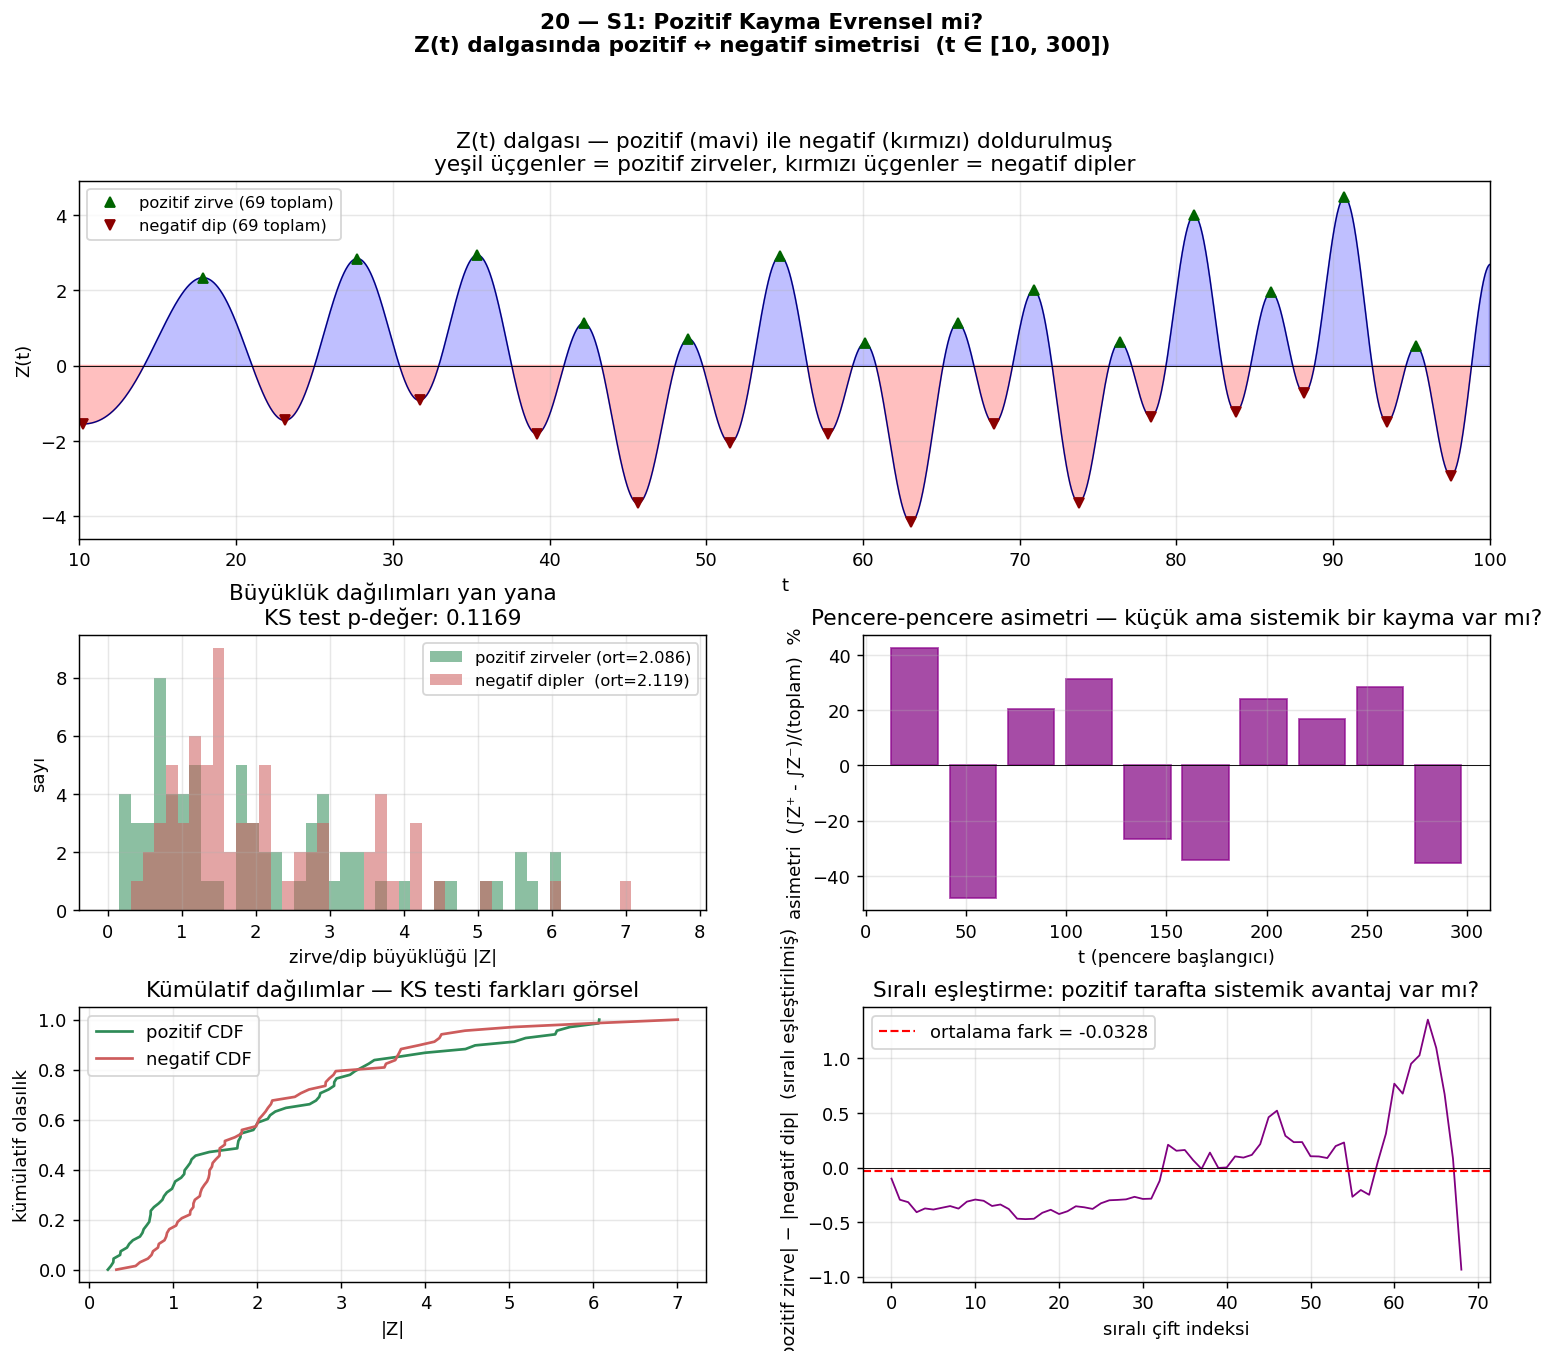

Python code for this plot:
"""
20 — Pozitif Kayma Evrensel mi? (S1)
========================================

Uğur'un sezgisi: "+1 kısmına kayış her yerde var. her sayı biçiminde
doğanın bir yönü var."

Test: Z(t) dalgasında pozitif zirveler ile negatif dipler
  - Aynı sayıda mı?
  - Aynı büyüklükte mi?
  - Dağılımları özdeş mi?

Beklenti: fonksiyonel denklem ξ(s)=ξ(1-s) simetri zorlar.
Eğer doğanın yönü gerçekten varsa, küçük ama sistemik bir asimetri olmalı.
"""

import numpy as np
import matplotlib.pyplot as plt
from pathlib import Path
import mpmath as mp
from scipy.signal import find_peaks
from scipy.stats import ks_2samp

mp.mp.dps = 25

# ============================================================
# Z(t) için geniş hesap
# ============================================================
t_lo, t_hi = 10.0, 300.0   # geniş pencere
N = 12000                  # çözünürlük ~0.024
t_grid = np.linspace(t_lo, t_hi, N)

print(f"Z(t) hesaplanıyor: t ∈ [{t_lo}, {t_hi}], {N} nokta (~2 dakika)...")
Z = np.zeros(N)
for i in range(N):
    Z[i] = float(mp.siegelz(t_grid[i]))
    if i % 1000 == 0:
        print(f"  i={i}/{N}, t={t_grid[i]:.1f}")
print(f"Z aralığı: [{Z.min():+.3f}, {Z.max():+.3f}]")

# ============================================================
# Pozitif zirveler ve negatif dipler
# ============================================================
peaks_pos, _ = find_peaks(Z, distance=3, height=0)        # lokal max ve Z>0
peaks_neg, _ = find_peaks(-Z, distance=3, height=0)       # lokal min ve Z<0

pos_heights = Z[peaks_pos]
neg_depths  = -Z[peaks_neg]    # pozitif değerler (büyüklük)

print(f"\nPozitif zirve sayısı: {len(pos_heights)}")
print(f"Negatif dip sayısı:   {len(neg_depths)}")
print(f"\nPozitif zirve istatistik:  ort={pos_heights.mean():.4f}, std={pos_heights.std():.4f}, max={pos_heights.max():.4f}")
print(f"Negatif dip istatistik:    ort={neg_depths.mean():.4f}, std={neg_depths.std():.4f}, max={neg_depths.max():.4f}")
print(f"\nFARK (pozitif - negatif): ort={pos_heights.mean()-neg_depths.mean():+.4f}")

# Kolmogorov-Smirnov: iki dağılım özdeş mi?
ks_stat, p_value = ks_2samp(pos_heights, neg_depths)
print(f"\nKS testi: stat={ks_stat:.4f}, p-değer={p_value:.4f}")
if p_value < 0.05:
    print("  → DAĞILIMLAR FARKLI (anlamlı asimetri)")
else:
    print("  → DAĞILIMLAR ÖZDEŞ (asimetri yok)")

# Toplam pozitif alan vs negatif alan
pos_area = np.trapz(np.maximum(Z, 0), t_grid)
neg_area = np.trapz(np.maximum(-Z, 0), t_grid)
print(f"\nToplam pozitif alan (∫Z⁺ dt): {pos_area:.3f}")
print(f"Toplam negatif alan (∫Z⁻ dt): {neg_area:.3f}")
print(f"Fark / toplam: {(pos_area - neg_area)/(pos_area + neg_area)*100:+.3f}%")

# Pencerelere böl, lokal asimetri var mı bak
n_windows = 10
window_size = (t_hi - t_lo) / n_windows
window_asymmetries = []
for i in range(n_windows):
    t_start = t_lo + i * window_size
    t_end = t_start + window_size
    mask = (t_grid >= t_start) & (t_grid < t_end)
    Zw = Z[mask]
    pa = np.trapz(np.maximum(Zw, 0), t_grid[mask])
    na = np.trapz(np.maximum(-Zw, 0), t_grid[mask])
    asym = (pa - na) / (pa + na) if (pa + na) > 0 else 0
    window_asymmetries.append((t_start, asym))
    print(f"  Pencere [{t_start:.0f}, {t_end:.0f}]: asimetri = {asym*100:+.2f}%")

# ============================================================
# Plot
# ============================================================
fig = plt.figure(figsize=(14, 11))
gs = fig.add_gridspec(3, 2, height_ratios=[1.3, 1, 1], hspace=0.32, wspace=0.25)

# (1) Z(t) parça — gösterim
ax = fig.add_subplot(gs[0, :])
mask_show = (t_grid >= 10) & (t_grid <= 100)
ax.plot(t_grid[mask_show], Z[mask_show], color="navy", lw=0.8)
ax.fill_between(t_grid[mask_show], Z[mask_show], 0,
                where=(Z[mask_show] > 0), alpha=0.25, color="blue")
ax.fill_between(t_grid[mask_show], Z[mask_show], 0,
                where=(Z[mask_show] < 0), alpha=0.25, color="red")
ax.axhline(0, color="black", lw=0.5)
# zirveleri işaretle
mask_peaks_pos = t_grid[peaks_pos] < 100
mask_peaks_neg = t_grid[peaks_neg] < 100
ax.plot(t_grid[peaks_pos][mask_peaks_pos], pos_heights[mask_peaks_pos],
        "^", ms=6, color="darkgreen", label=f"pozitif zirve ({len(pos_heights)} toplam)")
ax.plot(t_grid[peaks_neg][mask_peaks_neg], -neg_depths[mask_peaks_neg],
        "v", ms=6, color="darkred", label=f"negatif dip ({len(neg_depths)} toplam)")
ax.set_xlim(10, 100)
ax.set_xlabel("t")
ax.set_ylabel("Z(t)")
ax.set_title(f"Z(t) dalgası — pozitif (mavi) ile negatif (kırmızı) doldurulmuş\n"
             f"yeşil üçgenler = pozitif zirveler, kırmızı üçgenler = negatif dipler")
ax.legend(fontsize=9)
ax.grid(alpha=0.3)

# (2) Pozitif vs negatif büyüklük dağılımları
ax = fig.add_subplot(gs[1, 0])
bins = np.linspace(0, max(pos_heights.max(), neg_depths.max())*1.1, 50)
ax.hist(pos_heights, bins=bins, alpha=0.55, color="seagreen",
        label=f"pozitif zirveler (ort={pos_heights.mean():.3f})")
ax.hist(neg_depths, bins=bins, alpha=0.55, color="indianred",
        label=f"negatif dipler  (ort={neg_depths.mean():.3f})")
ax.set_xlabel("zirve/dip büyüklüğü |Z|")
ax.set_ylabel("sayı")
ax.set_title(f"Büyüklük dağılımları yan yana\nKS test p-değer: {p_value:.4f}")
ax.legend(fontsize=9)
ax.grid(alpha=0.3)

# (3) Pencere-pencere asimetri
ax = fig.add_subplot(gs[1, 1])
ws, asyms = zip(*window_asymmetries)
ax.bar(np.array(ws) + window_size/2, [a*100 for a in asyms],
       width=window_size*0.8, color="purple", alpha=0.7, edgecolor="darkmagenta")
ax.axhline(0, color="black", lw=0.5)
ax.set_xlabel("t (pencere başlangıcı)")
ax.set_ylabel("asimetri  (∫Z⁺ - ∫Z⁻)/(toplam)  %")
ax.set_title(f"Pencere-pencere asimetri — küçük ama sistemik bir kayma var mı?")
ax.grid(alpha=0.3)

# (4) Empirik CDF karşılaştırma
ax = fig.add_subplot(gs[2, 0])
pos_sorted = np.sort(pos_heights)
neg_sorted = np.sort(neg_depths)
ax.plot(pos_sorted, np.linspace(0, 1, len(pos_sorted)), color="seagreen", lw=1.5,
        label="pozitif CDF")
ax.plot(neg_sorted, np.linspace(0, 1, len(neg_sorted)), color="indianred", lw=1.5,
        label="negatif CDF")
ax.set_xlabel("|Z|")
ax.set_ylabel("kümülatif olasılık")
ax.set_title("Kümülatif dağılımlar — KS testi farkları görsel")
ax.legend(fontsize=10)
ax.grid(alpha=0.3)

# (5) Pozitif minus negatif — sıralı çiftleme
ax = fig.add_subplot(gs[2, 1])
N_compare = min(len(pos_heights), len(neg_depths))
pos_subset = np.sort(pos_heights)[:N_compare]
neg_subset = np.sort(neg_depths)[:N_compare]
diff = pos_subset - neg_subset
ax.plot(diff, color="purple", lw=1)
ax.axhline(0, color="black", lw=0.5)
ax.axhline(diff.mean(), color="red", lw=1.2, ls="--",
           label=f"ortalama fark = {diff.mean():+.4f}")
ax.set_xlabel("sıralı çift indeksi")
ax.set_ylabel("|pozitif zirve| − |negatif dip|  (sıralı eşleştirilmiş)")
ax.set_title(f"Sıralı eşleştirme: pozitif tarafta sistemik avantaj var mı?")
ax.legend(fontsize=10)
ax.grid(alpha=0.3)

plt.suptitle("20 — S1: Pozitif Kayma Evrensel mi?\n"
             f"Z(t) dalgasında pozitif ↔ negatif simetrisi  (t ∈ [{t_lo:.0f}, {t_hi:.0f}])",
             fontsize=12, fontweight="bold", y=0.998)

out = Path(__file__).parent / "20_pozitif_kayma.png"
plt.savefig(out, dpi=130, bbox_inches="tight")
print(f"\nKaydedildi: {out}")

# ============================================================
# Yorum
# ============================================================
print(f"\n=== YORUM ===")
print(f"Pozitif zirve ortalaması:  {pos_heights.mean():.4f}")
print(f"Negatif dip ortalaması:    {neg_depths.mean():.4f}")
print(f"Fark / ortalama büyüklük:  {(pos_heights.mean()-neg_depths.mean())/((pos_heights.mean()+neg_depths.mean())/2)*100:+.3f}%")
print(f"")
print(f"Toplam alan farkı:         {(pos_area-neg_area)/(pos_area+neg_area)*100:+.3f}%")
print(f"")
if abs(pos_heights.mean() - neg_depths.mean()) > 2 * pos_heights.std() / np.sqrt(len(pos_heights)):
    print("ANLAMLI ASİMETRİ VAR — Uğur'un sezgisi sayısal olarak desteklendi")
else:
    print("ASİMETRİ YOK ya da örneklem-içi gürültü — büyük pencere lazım")
